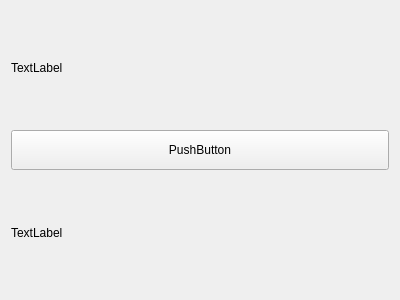
<?xml version="1.0" encoding="UTF-8"?>
<ui version="4.0">
 <class>MyWidget</class>
 <widget class="QWidget" name="MyWidget">
  <property name="geometry">
   <rect>
    <x>0</x>
    <y>0</y>
    <width>400</width>
    <height>300</height>
   </rect>
  </property>
  <property name="windowTitle">
   <string>MyWidget</string>
  </property>
  <layout class="QVBoxLayout" name="verticalLayout">
   <item>
    <widget class="MyLabel" name="label">
     <property name="text">
      <string>TextLabel</string>
     </property>
    </widget>
   </item>
   <item>
    <widget class="MyButton" name="pushButton">
     <property name="minimumSize">
      <size>
       <width>0</width>
       <height>40</height>
      </size>
     </property>
     <property name="text">
      <string>PushButton</string>
     </property>
    </widget>
   </item>
   <item>
    <widget class="QLabel" name="label_2">
     <property name="text">
      <string>TextLabel</string>
     </property>
    </widget>
   </item>
  </layout>
 </widget>
 <layoutdefault spacing="6" margin="11"/>
 <customwidgets>
  <customwidget>
   <class>MyLabel</class>
   <extends>QLabel</extends>
   <header location="global">mylabel.h</header>
  </customwidget>
  <customwidget>
   <class>MyButton</class>
   <extends>QPushButton</extends>
   <header location="global">mybutton.h</header>
  </customwidget>
 </customwidgets>
 <resources/>
 <connections/>
</ui>
